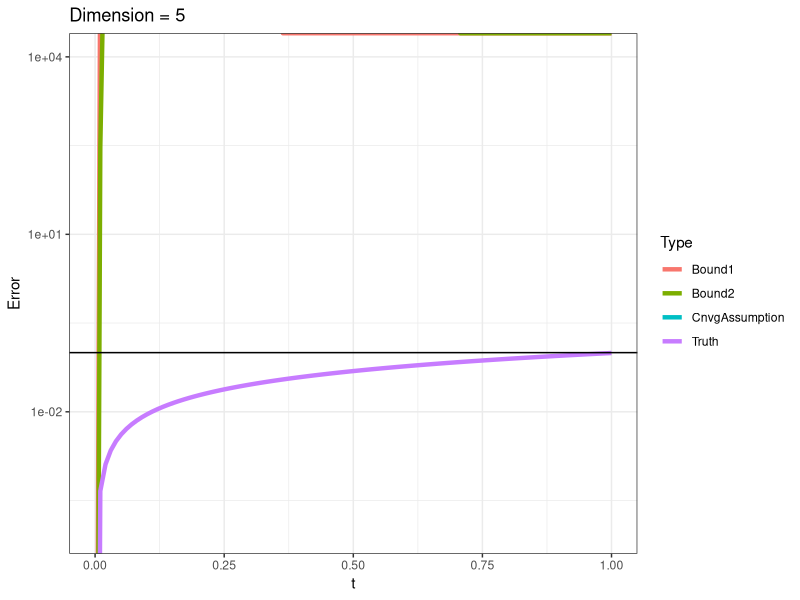
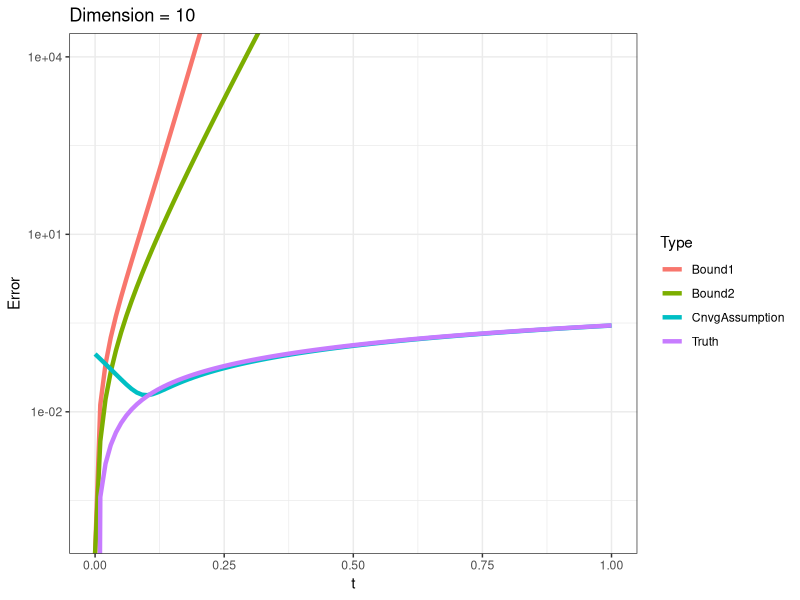
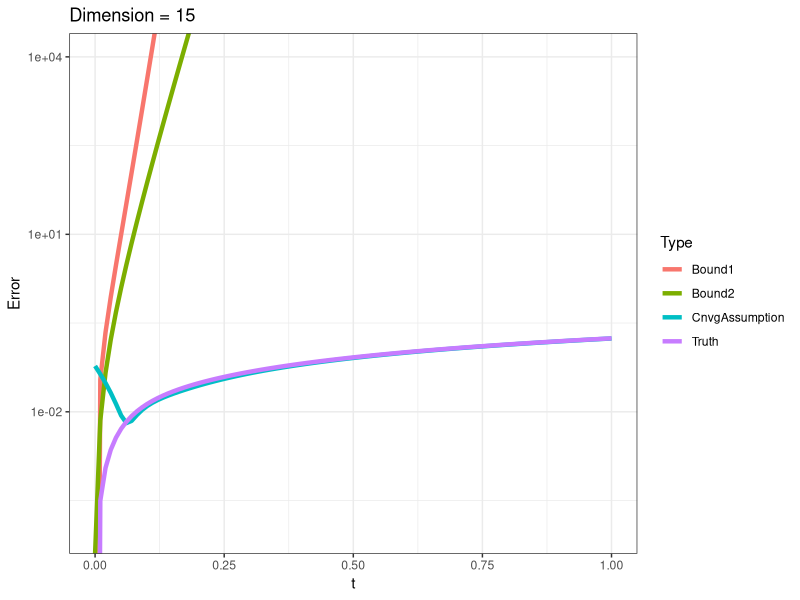
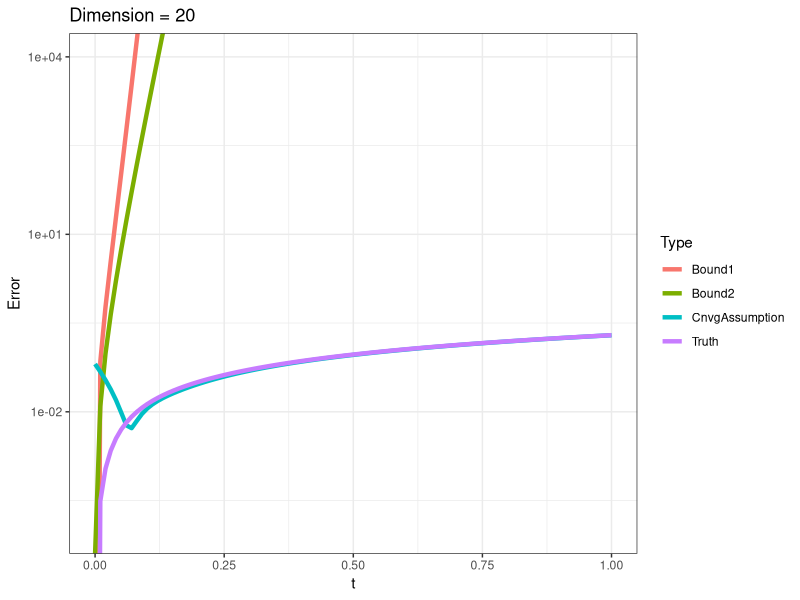
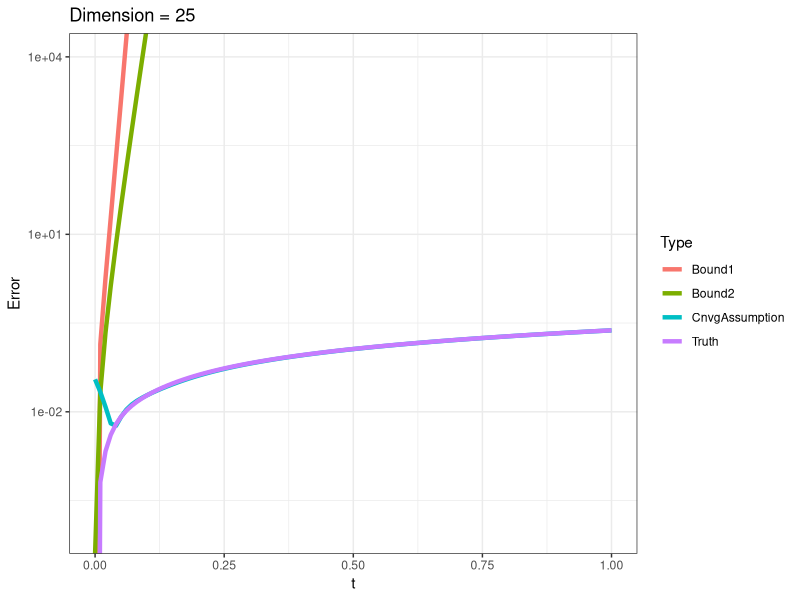
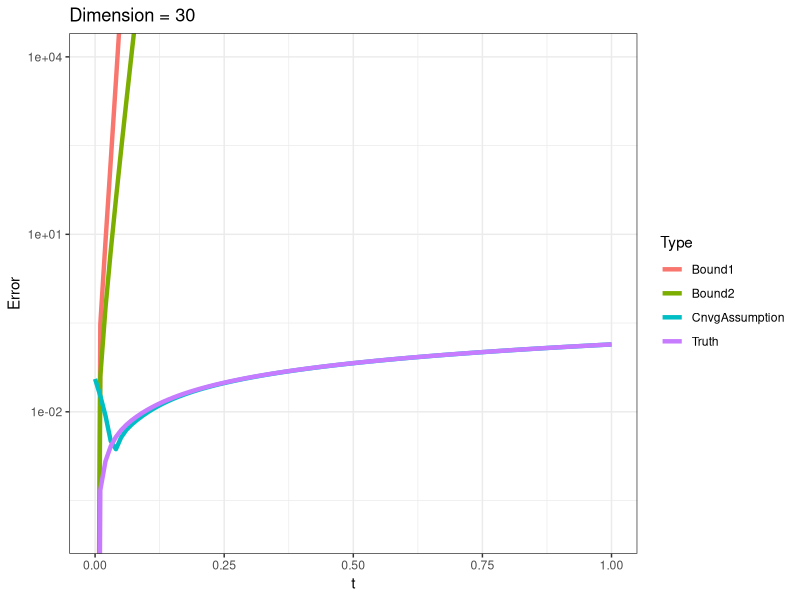
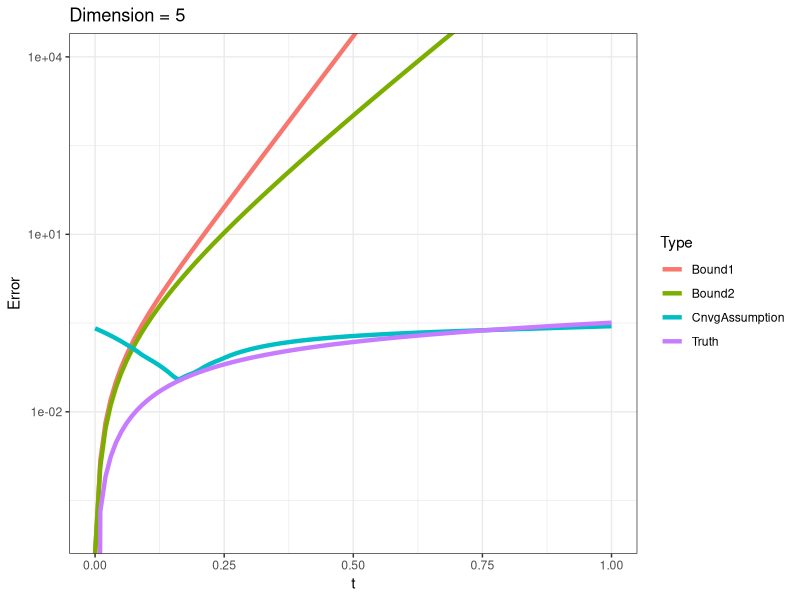
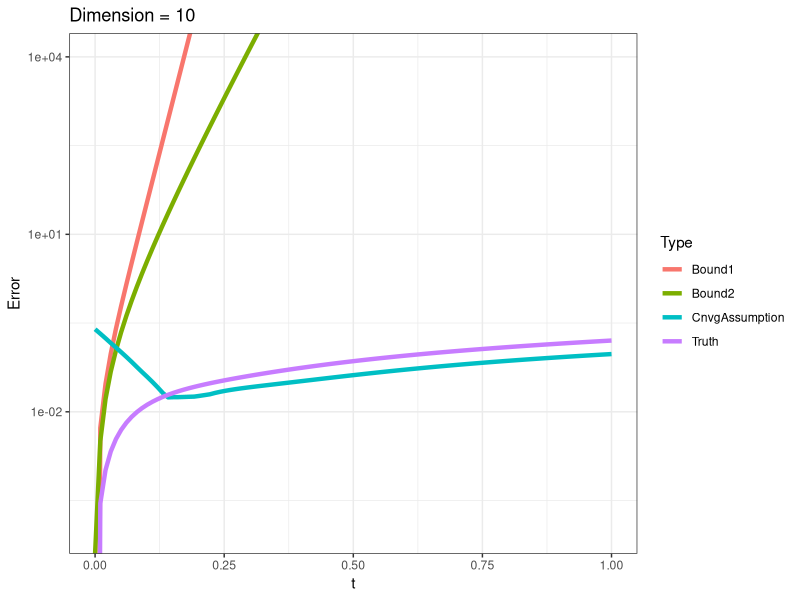

Write R code to recreate these figures, in order.
setwd("~/expmDerivative/")
library(ggplot2)

blockwise <- function(t,Q,E) {
  B1  <- cbind(Q,E)
  B2  <- cbind(Q*0,Q)
  B   <- rbind(B1,B2) 
  etB <- expm::expm(t*B)
  return(etB[1:(dim(etB)[1]/2),(dim(etB)[1]/2+1):dim(etB)[1]])
}

cnvrgncBnd <- function(t, Q, Jij) {
  n <- dim(Q)[1]
  eig.obj <- eigen(Q)
  inv.spctrm <- 1/eig.obj$values
  inv.spctrm[length(inv.spctrm)] <- 0
  pinv    <- Re(eig.obj$vectors %*% diag(inv.spctrm) %*% solve(eig.obj$vectors))
  mat <- expm::expm(t*Q)%*%Jij%*%pinv%*%(Q*t+diag(n))
  return(norm(mat,type="F"))
}

nvBnd1 <- function(t, Q, Jij) {
  nrmXptQ <- norm(expm::expm(t*Q),type="F")
  nrmQ    <- norm(Q,type="F")
  out     <- nrmXptQ / (2*nrmQ) * (exp(2*t*nrmQ) - 2*t*nrmQ - 1)
  return(out)
}

nvBnd2 <- function(t, Q, Jij) {
  nrmQ    <- norm(Q,type="F")
  out     <- sqrt(2)/nrmQ * (exp(t*nrmQ)*(t*nrmQ - 1) + 1)
  return(out)
}

################################################################################


df      <- data.frame(Error=numeric(),Type=character(),t=numeric())
n       <- 100
Q       <- matrix(1,n,n)
diag(Q) <- 0
diag(Q) <- - rowSums(Q)
E        <- matrix(0,n,n)
E[2,1]   <- 1 
vals <- diag(1/eigen(Q)$values)
vals[1,1] <- 0
vecs <- eigen(Q)$vectors
#max(abs(vecs%*%vals%*%solve(vecs)-Q))
Qplus <- vecs%*%vals%*%solve(vecs)
norm(Qplus)

for (t in seq(from=10^(-10),to=1,length.out=100)) {
  
  drv <- blockwise(t=t,Q,E)
  frstRdr <- expm::expm(t*Q) %*% E *t # correct approx
  
  df <- rbind(df,
              c(norm(frstRdr-drv,type = "F"),
                "Truth",
                t))
  df <- rbind(df,
              c(cnvrgncBnd(t,Q,E),
                "CnvgAssumption",
                t))
  df <- rbind(df,
              c(nvBnd1(t,Q,E),
                "Bound1",
                t))
  df <- rbind(df,
              c(nvBnd2(t,Q,E),
                "Bound2",
                t))
}

colnames(df) <- c("Error","Type","t")
df$Type <- factor(df$Type)
df$Error <- as.numeric(df$Error)
df$t     <- as.numeric(df$t)

gg <- ggplot(df,aes(x=t,y=Error,color=Type)) +
  geom_line(size=1.5) +
  geom_hline(yintercept = 10*norm(Qplus,type="2")) +
  scale_y_log10() +
  coord_cartesian(ylim=c(1e-4,1e+4)) +
  ggtitle("Dimension = 5") +
  theme_bw()
gg

df      <- data.frame(Error=numeric(),Type=character(),t=numeric())
n       <- 10
Q       <- matrix(rexp(n^2),n,n)
diag(Q) <- 0
diag(Q) <- - rowSums(Q)
E        <- matrix(0,n,n)
E[1,1]   <- 1 

for (t in seq(from=10^(-10),to=1,length.out=100)) {
  
  drv <- blockwise(t=t,Q,E)
  frstRdr <- expm::expm(t*Q) %*% E *t # correct approx
  
  df <- rbind(df,
              c(norm(frstRdr-drv,type = "F"),
                "Truth",
                t))
  df <- rbind(df,
              c(cnvrgncBnd(t,Q,E),
                "CnvgAssumption",
                t))
  df <- rbind(df,
              c(nvBnd1(t,Q,E),
                "Bound1",
                t))
  df <- rbind(df,
              c(nvBnd2(t,Q,E),
                "Bound2",
                t))
}

colnames(df) <- c("Error","Type","t")
df$Type <- factor(df$Type)
df$Error <- as.numeric(df$Error)
df$t     <- as.numeric(df$t)

gg2 <- ggplot(df,aes(x=t,y=Error,color=Type)) +
  geom_line(size=1.5) +
 scale_y_log10() +
  coord_cartesian(ylim=c(1e-4,1e+4)) +
  ggtitle("Dimension = 10") +
  theme_bw()
gg2


df      <- data.frame(Error=numeric(),Type=character(),t=numeric())
n       <- 15
Q       <- matrix(rexp(n^2),n,n)
diag(Q) <- 0
diag(Q) <- - rowSums(Q)
E        <- matrix(0,n,n)
E[2,1]   <- 1 

for (t in seq(from=10^(-10),to=1,length.out=100)) {
  
  drv <- blockwise(t=t,Q,E)
  frstRdr <- expm::expm(t*Q) %*% E *t # correct approx
  
  df <- rbind(df,
              c(norm(frstRdr-drv,type = "F"),
                "Truth",
                t))
  df <- rbind(df,
              c(cnvrgncBnd(t,Q,E),
                "CnvgAssumption",
                t))
  df <- rbind(df,
              c(nvBnd1(t,Q,E),
                "Bound1",
                t))
  df <- rbind(df,
              c(nvBnd2(t,Q,E),
                "Bound2",
                t))
}

colnames(df) <- c("Error","Type","t")
df$Type <- factor(df$Type)
df$Error <- as.numeric(df$Error)
df$t     <- as.numeric(df$t)

gg3 <- ggplot(df,aes(x=t,y=Error,color=Type)) +
  geom_line(size=1.5) +
  scale_y_log10() +
  coord_cartesian(ylim=c(1e-4,1e+4)) +
  ggtitle("Dimension = 15") +
  theme_bw()
gg3

df      <- data.frame(Error=numeric(),Type=character(),t=numeric())
n       <- 20
Q       <- matrix(rexp(n^2),n,n)
diag(Q) <- 0
diag(Q) <- - rowSums(Q)
E        <- matrix(0,n,n)
E[2,1]   <- 1 

for (t in seq(from=10^(-10),to=1,length.out=100)) {
  
  drv <- blockwise(t=t,Q,E)
  frstRdr <- expm::expm(t*Q) %*% E *t # correct approx
  
  df <- rbind(df,
              c(norm(frstRdr-drv,type = "F"),
                "Truth",
                t))
  df <- rbind(df,
              c(cnvrgncBnd(t,Q,E),
                "CnvgAssumption",
                t))
  df <- rbind(df,
              c(nvBnd1(t,Q,E),
                "Bound1",
                t))
  df <- rbind(df,
              c(nvBnd2(t,Q,E),
                "Bound2",
                t))
}

colnames(df) <- c("Error","Type","t")
df$Type <- factor(df$Type)
df$Error <- as.numeric(df$Error)
df$t     <- as.numeric(df$t)

gg4 <- ggplot(df,aes(x=t,y=Error,color=Type)) +
  geom_line(size=1.5) +
  scale_y_log10() +
  coord_cartesian(ylim=c(1e-4,1e+4)) +
  ggtitle("Dimension = 20") +
  theme_bw()
gg4

df      <- data.frame(Error=numeric(),Type=character(),t=numeric())
n       <- 25
Q       <- matrix(rexp(n^2),n,n)
diag(Q) <- 0
diag(Q) <- - rowSums(Q)
E        <- matrix(0,n,n)
E[2,1]   <- 1 

for (t in seq(from=10^(-10),to=1,length.out=100)) {
  
  drv <- blockwise(t=t,Q,E)
  frstRdr <- expm::expm(t*Q) %*% E *t # correct approx
  
  df <- rbind(df,
              c(norm(frstRdr-drv,type = "F"),
                "Truth",
                t))
  df <- rbind(df,
              c(cnvrgncBnd(t,Q,E),
                "CnvgAssumption",
                t))
  df <- rbind(df,
              c(nvBnd1(t,Q,E),
                "Bound1",
                t))
  df <- rbind(df,
              c(nvBnd2(t,Q,E),
                "Bound2",
                t))
}

colnames(df) <- c("Error","Type","t")
df$Type <- factor(df$Type)
df$Error <- as.numeric(df$Error)
df$t     <- as.numeric(df$t)

gg5 <- ggplot(df,aes(x=t,y=Error,color=Type)) +
  geom_line(size=1.5) +
  scale_y_log10() +
  coord_cartesian(ylim=c(1e-4,1e+4)) +
  ggtitle("Dimension = 25") +
  theme_bw()
gg5


df      <- data.frame(Error=numeric(),Type=character(),t=numeric())
n       <- 30
Q       <- matrix(rexp(n^2),n,n)
diag(Q) <- 0
diag(Q) <- - rowSums(Q)
E        <- matrix(0,n,n)
E[2,1]   <- 1 

for (t in seq(from=10^(-10),to=1,length.out=100)) {
  
  drv <- blockwise(t=t,Q,E)
  frstRdr <- expm::expm(t*Q) %*% E *t # correct approx
  
  df <- rbind(df,
              c(norm(frstRdr-drv,type = "F"),
                "Truth",
                t))
  df <- rbind(df,
              c(cnvrgncBnd(t,Q,E),
                "CnvgAssumption",
                t))
  df <- rbind(df,
              c(nvBnd1(t,Q,E),
                "Bound1",
                t))
  df <- rbind(df,
              c(nvBnd2(t,Q,E),
                "Bound2",
                t))
}

colnames(df) <- c("Error","Type","t")
df$Type <- factor(df$Type)
df$Error <- as.numeric(df$Error)
df$t     <- as.numeric(df$t)

gg6 <- ggplot(df,aes(x=t,y=Error,color=Type)) +
  geom_line(size=1.5) +
  scale_y_log10() +
  coord_cartesian(ylim=c(1e-4,1e+4)) +
  ggtitle("Dimension = 30") +
  theme_bw()
gg6

library(ggpubr)
ggsave(ggarrange(gg,gg2,gg3,gg4,gg5,gg6,
                 ncol=2,nrow=3,
                 common.legend = TRUE,
                 legend="bottom"),
       filename = "frobeniusScaling.pdf",
       device = "pdf",
       width=12,height=12)


################################################################################
# replace with i norm

blockwise <- function(t,Q,E) {
  B1  <- cbind(Q,E)
  B2  <- cbind(Q*0,Q)
  B   <- rbind(B1,B2) 
  etB <- expm::expm(t*B)
  return(etB[1:(dim(etB)[1]/2),(dim(etB)[1]/2+1):dim(etB)[1]])
}

cnvrgncBnd <- function(t, Q, Jij) {
  n <- dim(Q)[1]
  eig.obj <- eigen(Q)
  inv.spctrm <- 1/eig.obj$values
  inv.spctrm[length(inv.spctrm)] <- 0
  pinv    <- Re(eig.obj$vectors %*% diag(inv.spctrm) %*% solve(eig.obj$vectors))
  mat <- expm::expm(t*Q)%*%Jij%*%pinv%*%(Q*t+diag(n))
  return(norm(mat,type="i"))
}

nvBnd1 <- function(t, Q, Jij) {
  nrmXptQ <- norm(expm::expm(t*Q),type="i")
  nrmQ    <- norm(Q,type="F")
  out     <- nrmXptQ / (2*nrmQ) * (exp(2*t*nrmQ) - 2*t*nrmQ - 1)
  return(out)
}

nvBnd2 <- function(t, Q, Jij) {
  nrmQ    <- norm(Q,type="i")
  out     <- sqrt(2)/nrmQ * (exp(t*nrmQ)*(t*nrmQ - 1) + 1)
  return(out)
}


df      <- data.frame(Error=numeric(),Type=character(),t=numeric())
n       <- 5
Q       <- matrix(rexp(n^2),n,n)
diag(Q) <- 0
diag(Q) <- - rowSums(Q)
E        <- matrix(0,n,n)
E[2,1]   <- 1 

for (t in seq(from=10^(-10),to=1,length.out=100)) {
  
  drv <- blockwise(t=t,Q,E)
  frstRdr <- expm::expm(t*Q) %*% E *t # correct approx
  
  df <- rbind(df,
              c(norm(frstRdr-drv,type = "F"),
                "Truth",
                t))
  df <- rbind(df,
              c(cnvrgncBnd(t,Q,E),
                "CnvgAssumption",
                t))
  df <- rbind(df,
              c(nvBnd1(t,Q,E),
                "Bound1",
                t))
  df <- rbind(df,
              c(nvBnd2(t,Q,E),
                "Bound2",
                t))
}

colnames(df) <- c("Error","Type","t")
df$Type <- factor(df$Type)
df$Error <- as.numeric(df$Error)
df$t     <- as.numeric(df$t)

gg <- ggplot(df,aes(x=t,y=Error,color=Type)) +
  geom_line(size=1.5) +
  scale_y_log10() +
  coord_cartesian(ylim=c(1e-4,1e+4)) +
  ggtitle("Dimension = 5") +
  theme_bw()
gg

df      <- data.frame(Error=numeric(),Type=character(),t=numeric())
n       <- 10
Q       <- matrix(rexp(n^2),n,n)
diag(Q) <- 0
diag(Q) <- - rowSums(Q)
E        <- matrix(0,n,n)
E[2,1]   <- 1 

for (t in seq(from=10^(-10),to=1,length.out=100)) {
  
  drv <- blockwise(t=t,Q,E)
  frstRdr <- expm::expm(t*Q) %*% E *t # correct approx
  
  df <- rbind(df,
              c(norm(frstRdr-drv,type = "F"),
                "Truth",
                t))
  df <- rbind(df,
              c(cnvrgncBnd(t,Q,E),
                "CnvgAssumption",
                t))
  df <- rbind(df,
              c(nvBnd1(t,Q,E),
                "Bound1",
                t))
  df <- rbind(df,
              c(nvBnd2(t,Q,E),
                "Bound2",
                t))
}

colnames(df) <- c("Error","Type","t")
df$Type <- factor(df$Type)
df$Error <- as.numeric(df$Error)
df$t     <- as.numeric(df$t)

gg2 <- ggplot(df,aes(x=t,y=Error,color=Type)) +
  geom_line(size=1.5) +
  scale_y_log10() +
  coord_cartesian(ylim=c(1e-4,1e+4)) +
  ggtitle("Dimension = 10") +
  theme_bw()
gg2


df      <- data.frame(Error=numeric(),Type=character(),t=numeric())
n       <- 15
Q       <- matrix(rexp(n^2),n,n)
diag(Q) <- 0
diag(Q) <- - rowSums(Q)
E        <- matrix(0,n,n)
E[2,1]   <- 1 

for (t in seq(from=10^(-10),to=1,length.out=100)) {
  
  drv <- blockwise(t=t,Q,E)
  frstRdr <- expm::expm(t*Q) %*% E *t # correct approx
  
  df <- rbind(df,
              c(norm(frstRdr-drv,type = "F"),
                "Truth",
                t))
  df <- rbind(df,
              c(cnvrgncBnd(t,Q,E),
                "CnvgAssumption",
                t))
  df <- rbind(df,
              c(nvBnd1(t,Q,E),
                "Bound1",
                t))
  df <- rbind(df,
              c(nvBnd2(t,Q,E),
                "Bound2",
                t))
}

colnames(df) <- c("Error","Type","t")
df$Type <- factor(df$Type)
df$Error <- as.numeric(df$Error)
df$t     <- as.numeric(df$t)

gg3 <- ggplot(df,aes(x=t,y=Error,color=Type)) +
  geom_line(size=1.5) +
  scale_y_log10() +
  coord_cartesian(ylim=c(1e-4,1e+4)) +
  ggtitle("Dimension = 15") +
  theme_bw()
gg3

df      <- data.frame(Error=numeric(),Type=character(),t=numeric())
n       <- 20
Q       <- matrix(rexp(n^2),n,n)
diag(Q) <- 0
diag(Q) <- - rowSums(Q)
E        <- matrix(0,n,n)
E[2,1]   <- 1 

for (t in seq(from=10^(-10),to=1,length.out=100)) {
  
  drv <- blockwise(t=t,Q,E)
  frstRdr <- expm::expm(t*Q) %*% E *t # correct approx
  
  df <- rbind(df,
              c(norm(frstRdr-drv,type = "F"),
                "Truth",
                t))
  df <- rbind(df,
              c(cnvrgncBnd(t,Q,E),
                "CnvgAssumption",
                t))
  df <- rbind(df,
              c(nvBnd1(t,Q,E),
                "Bound1",
                t))
  df <- rbind(df,
              c(nvBnd2(t,Q,E),
                "Bound2",
                t))
}

colnames(df) <- c("Error","Type","t")
df$Type <- factor(df$Type)
df$Error <- as.numeric(df$Error)
df$t     <- as.numeric(df$t)

gg4 <- ggplot(df,aes(x=t,y=Error,color=Type)) +
  geom_line(size=1.5) +
  scale_y_log10() +
  coord_cartesian(ylim=c(1e-4,1e+4)) +
  ggtitle("Dimension = 20") +
  theme_bw()
gg4

df      <- data.frame(Error=numeric(),Type=character(),t=numeric())
n       <- 25
Q       <- matrix(rexp(n^2),n,n)
diag(Q) <- 0
diag(Q) <- - rowSums(Q)
E        <- matrix(0,n,n)
E[2,1]   <- 1 

for (t in seq(from=10^(-10),to=1,length.out=100)) {
  
  drv <- blockwise(t=t,Q,E)
  frstRdr <- expm::expm(t*Q) %*% E *t # correct approx
  
  df <- rbind(df,
              c(norm(frstRdr-drv,type = "F"),
                "Truth",
                t))
  df <- rbind(df,
              c(cnvrgncBnd(t,Q,E),
                "CnvgAssumption",
                t))
  df <- rbind(df,
              c(nvBnd1(t,Q,E),
                "Bound1",
                t))
  df <- rbind(df,
              c(nvBnd2(t,Q,E),
                "Bound2",
                t))
}

colnames(df) <- c("Error","Type","t")
df$Type <- factor(df$Type)
df$Error <- as.numeric(df$Error)
df$t     <- as.numeric(df$t)

gg5 <- ggplot(df,aes(x=t,y=Error,color=Type)) +
  geom_line(size=1.5) +
  scale_y_log10() +
  coord_cartesian(ylim=c(1e-4,1e+4)) +
  ggtitle("Dimension = 25") +
  theme_bw()
gg5


df      <- data.frame(Error=numeric(),Type=character(),t=numeric())
n       <- 30
Q       <- matrix(rexp(n^2),n,n)
diag(Q) <- 0
diag(Q) <- - rowSums(Q)
E        <- matrix(0,n,n)
E[2,1]   <- 1 

for (t in seq(from=10^(-10),to=1,length.out=100)) {
  
  drv <- blockwise(t=t,Q,E)
  frstRdr <- expm::expm(t*Q) %*% E *t # correct approx
  
  df <- rbind(df,
              c(norm(frstRdr-drv,type = "F"),
                "Truth",
                t))
  df <- rbind(df,
              c(cnvrgncBnd(t,Q,E),
                "CnvgAssumption",
                t))
  df <- rbind(df,
              c(nvBnd1(t,Q,E),
                "Bound1",
                t))
  df <- rbind(df,
              c(nvBnd2(t,Q,E),
                "Bound2",
                t))
}

colnames(df) <- c("Error","Type","t")
df$Type <- factor(df$Type)
df$Error <- as.numeric(df$Error)
df$t     <- as.numeric(df$t)

gg6 <- ggplot(df,aes(x=t,y=Error,color=Type)) +
  geom_line(size=1.5) +
  scale_y_log10() +
  coord_cartesian(ylim=c(1e-4,1e+4)) +
  ggtitle("Dimension = 30") +
  theme_bw()
gg6

library(ggpubr)
ggsave(ggarrange(gg,gg2,gg3,gg4,gg5,gg6,
                 ncol=2,nrow=3,
                 common.legend = TRUE,
                 legend="bottom"),
       filename = "infinityScaling.pdf",
       device = "pdf",
       width=12,height=12)
